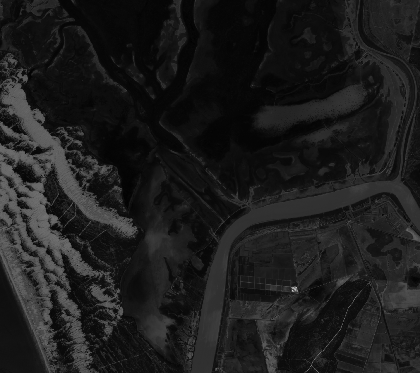
%> input picture imagenes (8 bits)/17 05 2018/2018-05-17-00_00_2018-05-17-23_59_Sentinel-2_L2A_B03_(Raw).png, 420 x 373 px, shrunk from 1925 x 1708 before the run; the run also reads 2 pictures not shown here
$ octave evolucion_lagunas.m   (GNU Octave 9; MATLAB toolbox functions it lacks are replaced by stand-ins)
%> lines starting %> are read from the running program, lines starting %| are printed output that depends on the picture; in (x1, y1, x2, y2) boxes, pixels count from 0 and x2, y2 are one past the last pixel; in counts of white or black regions, pixels touching at a corner belong together; the program's own positions count from 1
%> further down, b03_f1 is the input picture: size 373x420 uint8; min 0, max 208, mean 28.8
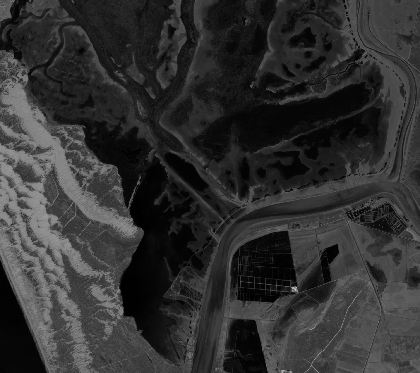
%> input picture imagenes (8 bits)/17 05 2018/2018-05-17-00_00_2018-05-17-23_59_Sentinel-2_L2A_B08_(Raw).png, 420 x 373 px, shrunk from 1925 x 1708 before the run
%> further down, b08_f1 is the input picture: size 373x420 uint8; min 0, max 201, mean 49.1
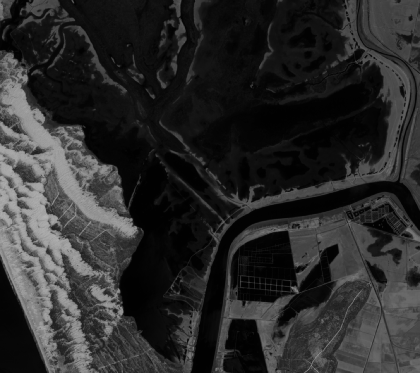
%> input picture imagenes (8 bits)/17 05 2018/2018-05-17-00_00_2018-05-17-23_59_Sentinel-2_L2A_B11_(Raw).png, 420 x 373 px, shrunk from 1925 x 1708 before the run
%> further down, b11_f1 is the input picture: size 373x420 uint8; min 1, max 177, mean 43
### ndwi.m


function z = ndwi(x, y)

  [F, C] = size(x);
%> F = 373; C = 420
  x = double(x) / 255;
  y = double(y) / 255;

  z = zeros(F, C);

  for f = 1:F
    for c = 1:C
      g = x(f, c);
      n = y(f, c);
      if g > 0 && n > 0
        ix = (g - n) / (g + n);
        ndp = (ix + 1) * 254 / 2 + 1;
        z(f, c) = ndp;
      end
    end
    f;
  end
%> after the loop, ix = -0.385; ndp = 79.15

  z = uint8(z);
%> z: size 373x420 uint8

end

### ndvi.m

function z = ndvi(x, y)

  [F, C] = size(x);
  x = double(x) / 255;
  y = double(y) / 255;

  z = zeros(F, C);

  for f = 1:F
    for c = 1:C
      r = x(f, c);
      n = y(f, c);
      if r > 0 && n > 0
        ix = (n - r) / (n + r);
        ndp = (ix + 1) * 254 / 2 + 1;
        z(f, c) = ndp;
      end
    end
    f;
  end
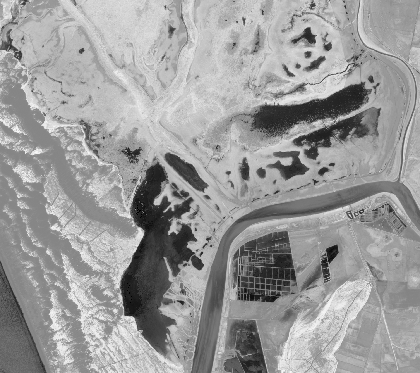
%> z: size 373x420 double; min 0, max 249, mean 155.2
%> after the loop, ix = 0.246; ndp = 159.3

  z = uint8(z);
%> z: size 373x420 uint8

end

### ndmi.m
% NDMI a partir de bandas NIR y SWIR
% (Llevado a rango [1, 255])

function z = ndmi(x, y)

  [F, C] = size(x);
  x = double(x) / 255; % NIR
  y = double(y) / 255; % SWIR

  z = zeros(F, C);

  for f = 1:F
    for c = 1:C
      n = x(f, c);
      s = y(f, c);
      if n > 0 && s > 0
        ix = (n - s) / (n + s);
        ndp = (ix + 1) * 254 / 2 + 1;
        z(f, c) = ndp;
      end
    end
    f
  end
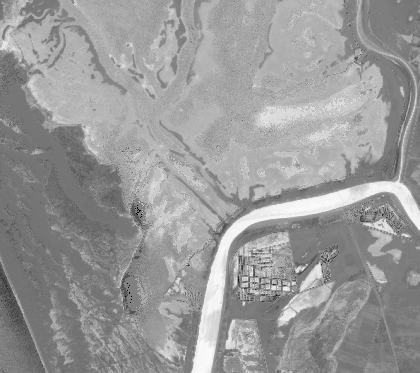
%> z: size 373x420 double; min 0, max 250.5, mean 153.7
%> after the loop, ix = -0.0899; ndp = 116.6

  z = uint8(z);
%> z: size 373x420 uint8

end

### filtro_mediana.m
function z = filtro_mediana(x, tam_ventana)

  [F, C] = size(x);

  % Crear la matriz de salida (del mismo tipo que la entrada)
  z = zeros(F, C, class(x));

  % Calcular el "radio" o borde de la ventana
  r = floor(tam_ventana / 2);

  % Creamos una matriz ampliada con ceros alrededor para que no dé error
  % al procesar los píxeles que están en los bordes de la imagen
  x_pad = zeros(F + 2*r, C + 2*r, class(x));
  x_pad(r+1 : F+r, r+1 : C+r) = x;

  % Recorremos cada píxel de la imagen original
  for f = 1:F
    for c = 1:C
      % 1. Extraemos la ventana
      ventana = x_pad(f : f+2*r, c : c+2*r);

      % 2. La convertimos en un vector lineal
      vector = ventana(:);

      % 3. Ordenamos los valores de menor a mayor
      vector_ordenado = sort(vector);

      % 4. Extraemos la mediana
      indice_central = ceil(length(vector_ordenado) / 2);
      mediana_val = vector_ordenado(indice_central);

      % 5. Asignamos el valor al píxel central
      z(f, c) = mediana_val;
    end

    if mod(f, 500) == 0 % Solo imprime cada 500 filas para no saturar la consola
        fprintf('Filtrando fila %d de %d...\n', f, F);
    end
  end

end

### evolucion_lagunas.m
% =========================================================================
% PROYECTO : La Sequía en Doñana y sus Lagunas (Serie Temporal Completa)
% SCRIPT : evolucion_lagunas.m (Enfoque Lineal, Imagen Completa)
% =========================================================================

disp('Iniciando procesamiento de la serie temporal (Método Lineal)...');

% =========================================================================
% FECHA 1 : 17 Mayo 2018
% =========================================================================
disp('Procesando: 17 Mayo 2018...');
b03_f1 = imread('imagenes (8 bits)\17 05 2018\2018-05-17-00_00_2018-05-17-23_59_Sentinel-2_L2A_B03_(Raw).png');
b04_f1 = imread('imagenes (8 bits)\17 05 2018\2018-05-17-00_00_2018-05-17-23_59_Sentinel-2_L2A_B04_(Raw).png');
b08_f1 = imread('imagenes (8 bits)\17 05 2018\2018-05-17-00_00_2018-05-17-23_59_Sentinel-2_L2A_B08_(Raw).png');
b11_f1 = imread('imagenes (8 bits)\17 05 2018\2018-05-17-00_00_2018-05-17-23_59_Sentinel-2_L2A_B11_(Raw).png');

% Índices y Clasificación
ndwi_f1 = ndwi(b03_f1, b08_f1);
ndvi_f1 = ndvi(b04_f1, b08_f1);
ndmi_f1 = ndmi(b08_f1, b11_f1);

mapa_clases_f1 = zeros(size(ndvi_f1), 'uint8');
mapa_clases_f1(ndvi_f1 > 153) = 1;
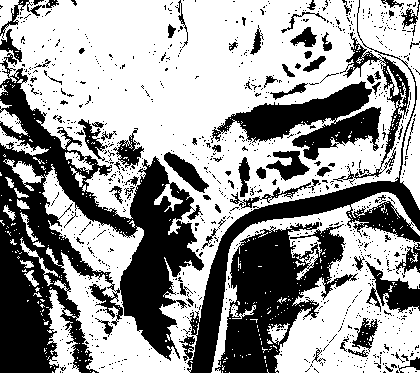
%> mapa_clases_f1: size 373x420 uint8; values 0 (black) and 1 (white), 60.5% white; 982 black regions (900 under 20 px), largest, box (x1, y1, x2, y2) and area: (0, 53, 204, 373) 25462, (215, 222, 358, 373) 10013, (187, 0, 420, 373) 9109
mapa_clases_f1(ndwi_f1 > 110) = 2;

mapa_filtrado_f1 = filtro_mediana(mapa_clases_f1, 5);

% Extracción
masc_agua_f1 = mapa_filtrado_f1 == 2;
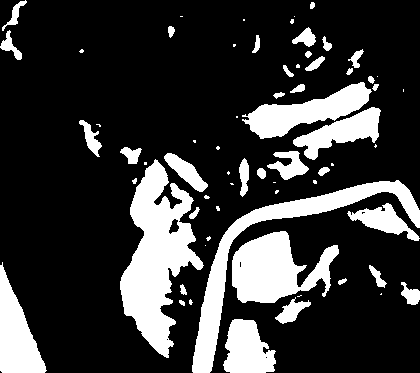
%> masc_agua_f1: size 373x420 logical; 21.9% white; 67 white regions (28 under 20 px), largest, box (x1, y1, x2, y2) and area: (120, 159, 204, 358) 8057, (192, 180, 420, 373) 5591, (232, 231, 339, 303) 4578
area_f1 = sum(masc_agua_f1(:)) * (100 / 10000);
%> area_f1 = 342.6
humedad_f1 = mean(double(ndmi_f1(ndvi_f1 > 153)));
%> humedad_f1 = 153.3


% =========================================================================
% FECHA 2 : 19 Septiembre 2018
% =========================================================================
disp('Procesando: 19 Septiembre 2018...');
b03_f2 = imread('imagenes (8 bits)\19 09 2018\2018-09-19-00_00_2018-09-19-23_59_Sentinel-2_L2A_B03_(Raw).png');
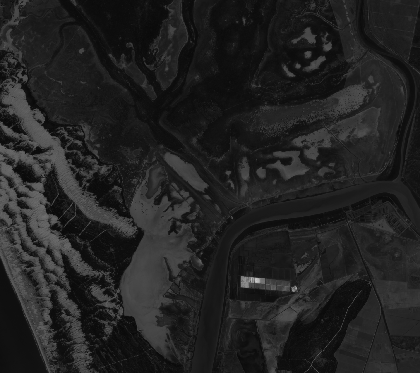
%> input picture imagenes (8 bits)/19 09 2018/2018-09-19-00_00_2018-09-19-23_59_Sentinel-2_L2A_B03_(Raw).png, 420 x 373 px, shrunk from 1925 x 1708 before the run
%> b03_f2 is the input picture: size 373x420 uint8; min 7, max 201, mean 34.3
b04_f2 = imread('imagenes (8 bits)\19 09 2018\2018-09-19-00_00_2018-09-19-23_59_Sentinel-2_L2A_B04_(Raw).png');
%> (the run ends here)
